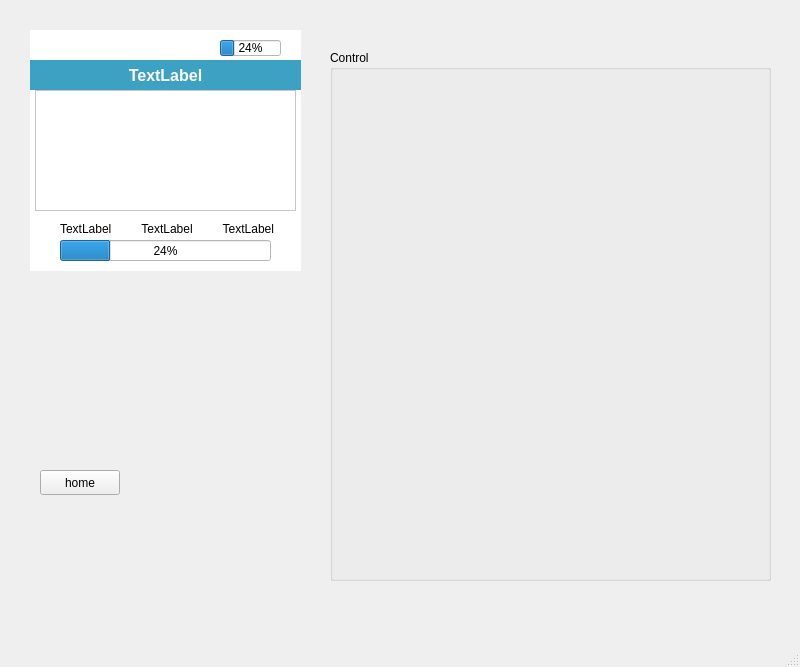
<?xml version="1.0" encoding="UTF-8"?>
<ui version="4.0">
 <class>MainWindow</class>
 <widget class="QMainWindow" name="MainWindow">
  <property name="geometry">
   <rect>
    <x>0</x>
    <y>0</y>
    <width>800</width>
    <height>667</height>
   </rect>
  </property>
  <property name="windowTitle">
   <string>MainWindow</string>
  </property>
  <widget class="QWidget" name="centralwidget">
   <widget class="QWidget" name="CESWidget" native="true">
    <property name="geometry">
     <rect>
      <x>10</x>
      <y>20</y>
      <width>311</width>
      <height>521</height>
     </rect>
    </property>
    <widget class="QPushButton" name="lockButtton">
     <property name="geometry">
      <rect>
       <x>230</x>
       <y>270</y>
       <width>50</width>
       <height>50</height>
      </rect>
     </property>
     <property name="styleSheet">
      <string notr="true">QPushButton {
image: url(:/resources/LockButton.svg);
border-radius:25px;
}

QPushButton:pressed {
	background-color: #00D100;
}</string>
     </property>
     <property name="text">
      <string/>
     </property>
    </widget>
    <widget class="QPushButton" name="okButton">
     <property name="geometry">
      <rect>
       <x>130</x>
       <y>370</y>
       <width>50</width>
       <height>50</height>
      </rect>
     </property>
     <property name="styleSheet">
      <string notr="true">QPushButton {
image: url(:/resources/OkButton2.svg);
border-radius: 25px;
}

QPushButton:pressed {
	background-color: #00D100;
}</string>
     </property>
     <property name="text">
      <string/>
     </property>
    </widget>
    <widget class="QPushButton" name="downButton">
     <property name="geometry">
      <rect>
       <x>130</x>
       <y>430</y>
       <width>50</width>
       <height>50</height>
      </rect>
     </property>
     <property name="styleSheet">
      <string notr="true">QPushButton {
image: url(:/resources/DownButton.svg);
border-radius: 25px;
}

QPushButton:pressed {
	background-color: #00D100;
}</string>
     </property>
     <property name="text">
      <string/>
     </property>
    </widget>
    <widget class="QPushButton" name="plusButton">
     <property name="geometry">
      <rect>
       <x>190</x>
       <y>370</y>
       <width>50</width>
       <height>50</height>
      </rect>
     </property>
     <property name="styleSheet">
      <string notr="true">QPushButton {
image: url(:/resources/PlusButton.svg);
border-radius:25px;
}

QPushButton:pressed {
	background-color: #00D100;
}</string>
     </property>
     <property name="text">
      <string/>
     </property>
    </widget>
    <widget class="QPushButton" name="powerButton">
     <property name="geometry">
      <rect>
       <x>30</x>
       <y>270</y>
       <width>51</width>
       <height>51</height>
      </rect>
     </property>
     <property name="styleSheet">
      <string notr="true">QPushButton {
image: url(:/resources/PowerButton.svg);
border-radius: 25px;
}

QPushButton:pressed {
	background-color: #00D100;
}</string>
     </property>
     <property name="text">
      <string/>
     </property>
    </widget>
    <widget class="QPushButton" name="homeButton">
     <property name="geometry">
      <rect>
       <x>30</x>
       <y>450</y>
       <width>80</width>
       <height>25</height>
      </rect>
     </property>
     <property name="text">
      <string>home</string>
     </property>
    </widget>
    <widget class="QPushButton" name="minusButton">
     <property name="geometry">
      <rect>
       <x>70</x>
       <y>370</y>
       <width>50</width>
       <height>50</height>
      </rect>
     </property>
     <property name="styleSheet">
      <string notr="true">QPushButton {
image: url(:/resources/MinusButton.svg);
border-radius: 25px;
}

QPushButton:pressed {
	background-color: #00D100;
}</string>
     </property>
     <property name="text">
      <string/>
     </property>
    </widget>
    <widget class="QPushButton" name="upButton">
     <property name="geometry">
      <rect>
       <x>130</x>
       <y>310</y>
       <width>50</width>
       <height>50</height>
      </rect>
     </property>
     <property name="styleSheet">
      <string notr="true">QPushButton {
image: url(:/resources/UpButton.svg);
border-radius: 25px;
}

QPushButton:pressed {
	background-color: #00D100
}</string>
     </property>
     <property name="text">
      <string/>
     </property>
    </widget>
    <widget class="QGraphicsView" name="graphicsView_3">
     <property name="geometry">
      <rect>
       <x>20</x>
       <y>10</y>
       <width>271</width>
       <height>241</height>
      </rect>
     </property>
     <property name="styleSheet">
      <string notr="true">background-color:#000;
border-radius: 25%;
</string>
     </property>
     <property name="interactive">
      <bool>true</bool>
     </property>
    </widget>
    <widget class="QWidget" name="displayWidget" native="true">
     <property name="geometry">
      <rect>
       <x>20</x>
       <y>10</y>
       <width>271</width>
       <height>241</height>
      </rect>
     </property>
     <property name="styleSheet">
      <string notr="true">background-color:#fff</string>
     </property>
     <widget class="QLabel" name="menuLabel">
      <property name="geometry">
       <rect>
        <x>0</x>
        <y>30</y>
        <width>271</width>
        <height>31</height>
       </rect>
      </property>
      <property name="font">
       <font>
        <pointsize>12</pointsize>
        <weight>75</weight>
        <bold>true</bold>
        <underline>false</underline>
        <strikeout>false</strikeout>
        <kerning>true</kerning>
       </font>
      </property>
      <property name="styleSheet">
       <string notr="true">background-color:#3ca1c3;
color:#fff;</string>
      </property>
      <property name="text">
       <string>TextLabel</string>
      </property>
      <property name="textFormat">
       <enum>Qt::AutoText</enum>
      </property>
      <property name="scaledContents">
       <bool>false</bool>
      </property>
      <property name="alignment">
       <set>Qt::AlignCenter</set>
      </property>
     </widget>
     <widget class="QProgressBar" name="progressBar_2">
      <property name="geometry">
       <rect>
        <x>30</x>
        <y>210</y>
        <width>211</width>
        <height>21</height>
       </rect>
      </property>
      <property name="value">
       <number>24</number>
      </property>
     </widget>
     <widget class="QProgressBar" name="progressBar">
      <property name="enabled">
       <bool>true</bool>
      </property>
      <property name="geometry">
       <rect>
        <x>190</x>
        <y>10</y>
        <width>61</width>
        <height>16</height>
       </rect>
      </property>
      <property name="value">
       <number>24</number>
      </property>
     </widget>
     <widget class="QLabel" name="frequencyLabel">
      <property name="geometry">
       <rect>
        <x>30</x>
        <y>190</y>
        <width>54</width>
        <height>17</height>
       </rect>
      </property>
      <property name="text">
       <string>TextLabel</string>
      </property>
     </widget>
     <widget class="QLabel" name="waveformLabel">
      <property name="geometry">
       <rect>
        <x>110</x>
        <y>190</y>
        <width>54</width>
        <height>17</height>
       </rect>
      </property>
      <property name="text">
       <string>TextLabel</string>
      </property>
      <property name="alignment">
       <set>Qt::AlignCenter</set>
      </property>
     </widget>
     <widget class="QLabel" name="countdownLabel">
      <property name="geometry">
       <rect>
        <x>190</x>
        <y>190</y>
        <width>54</width>
        <height>17</height>
       </rect>
      </property>
      <property name="text">
       <string>TextLabel</string>
      </property>
      <property name="alignment">
       <set>Qt::AlignRight|Qt::AlignTrailing|Qt::AlignVCenter</set>
      </property>
     </widget>
     <widget class="QWidget" name="verticalLayoutWidget">
      <property name="geometry">
       <rect>
        <x>0</x>
        <y>60</y>
        <width>271</width>
        <height>121</height>
       </rect>
      </property>
      <layout class="QVBoxLayout" name="mainDisplay">
       <property name="leftMargin">
        <number>5</number>
       </property>
       <property name="rightMargin">
        <number>5</number>
       </property>
       <item>
        <widget class="QListWidget" name="MainMenu">
         <property name="enabled">
          <bool>true</bool>
         </property>
         <property name="styleSheet">
          <string notr="true">font-size: 16px;
selection-background-color: #72bcd4</string>
         </property>
        </widget>
       </item>
      </layout>
     </widget>
    </widget>
    <widget class="QGraphicsView" name="graphicsView">
     <property name="geometry">
      <rect>
       <x>10</x>
       <y>0</y>
       <width>291</width>
       <height>511</height>
      </rect>
     </property>
     <property name="styleSheet">
      <string notr="true">border-image: url(:/resources/Overlay.svg);
background-color: rgba(255, 255, 255, 0);</string>
     </property>
    </widget>
    <zorder>graphicsView_3</zorder>
    <zorder>displayWidget</zorder>
    <zorder>graphicsView</zorder>
    <zorder>lockButtton</zorder>
    <zorder>okButton</zorder>
    <zorder>downButton</zorder>
    <zorder>plusButton</zorder>
    <zorder>powerButton</zorder>
    <zorder>homeButton</zorder>
    <zorder>minusButton</zorder>
    <zorder>upButton</zorder>
   </widget>
   <widget class="QGroupBox" name="control">
    <property name="geometry">
     <rect>
      <x>330</x>
      <y>50</y>
      <width>441</width>
      <height>531</height>
     </rect>
    </property>
    <property name="mouseTracking">
     <bool>true</bool>
    </property>
    <property name="tabletTracking">
     <bool>false</bool>
    </property>
    <property name="acceptDrops">
     <bool>true</bool>
    </property>
    <property name="statusTip">
     <string notr="true"/>
    </property>
    <property name="title">
     <string>Control</string>
    </property>
   </widget>
  </widget>
  <widget class="QMenuBar" name="menubar">
   <property name="geometry">
    <rect>
     <x>0</x>
     <y>0</y>
     <width>800</width>
     <height>22</height>
    </rect>
   </property>
  </widget>
  <widget class="QStatusBar" name="statusbar"/>
 </widget>
 <resources/>
 <connections/>
</ui>
